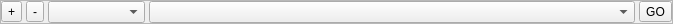
<?xml version="1.0" encoding="UTF-8"?>
<ui version="4.0">
 <class>favorite_line</class>
 <widget class="QFrame" name="favorite_line">
  <property name="geometry">
   <rect>
    <x>0</x>
    <y>0</y>
    <width>673</width>
    <height>22</height>
   </rect>
  </property>
  <property name="windowTitle">
   <string>Frame</string>
  </property>
  <property name="frameShape">
   <enum>QFrame::StyledPanel</enum>
  </property>
  <property name="frameShadow">
   <enum>QFrame::Raised</enum>
  </property>
  <layout class="QGridLayout" name="gridLayout">
   <property name="leftMargin">
    <number>0</number>
   </property>
   <property name="topMargin">
    <number>0</number>
   </property>
   <property name="rightMargin">
    <number>0</number>
   </property>
   <property name="bottomMargin">
    <number>0</number>
   </property>
   <property name="horizontalSpacing">
    <number>4</number>
   </property>
   <property name="verticalSpacing">
    <number>0</number>
   </property>
   <item row="0" column="0">
    <widget class="QToolButton" name="bn_add">
     <property name="sizePolicy">
      <sizepolicy hsizetype="Fixed" vsizetype="Fixed">
       <horstretch>0</horstretch>
       <verstretch>0</verstretch>
      </sizepolicy>
     </property>
     <property name="text">
      <string>+</string>
     </property>
    </widget>
   </item>
   <item row="0" column="1">
    <widget class="QToolButton" name="bn_del">
     <property name="text">
      <string>-</string>
     </property>
    </widget>
   </item>
   <item row="0" column="2">
    <widget class="QComboBox" name="comboBox">
     <property name="sizePolicy">
      <sizepolicy hsizetype="Preferred" vsizetype="Fixed">
       <horstretch>1</horstretch>
       <verstretch>0</verstretch>
      </sizepolicy>
     </property>
    </widget>
   </item>
   <item row="0" column="3">
    <widget class="QComboBox" name="comboBox_2">
     <property name="sizePolicy">
      <sizepolicy hsizetype="Preferred" vsizetype="Fixed">
       <horstretch>5</horstretch>
       <verstretch>0</verstretch>
      </sizepolicy>
     </property>
    </widget>
   </item>
   <item row="0" column="4">
    <widget class="QToolButton" name="bn_go">
     <property name="text">
      <string>GO</string>
     </property>
    </widget>
   </item>
  </layout>
 </widget>
 <resources/>
 <connections/>
</ui>
